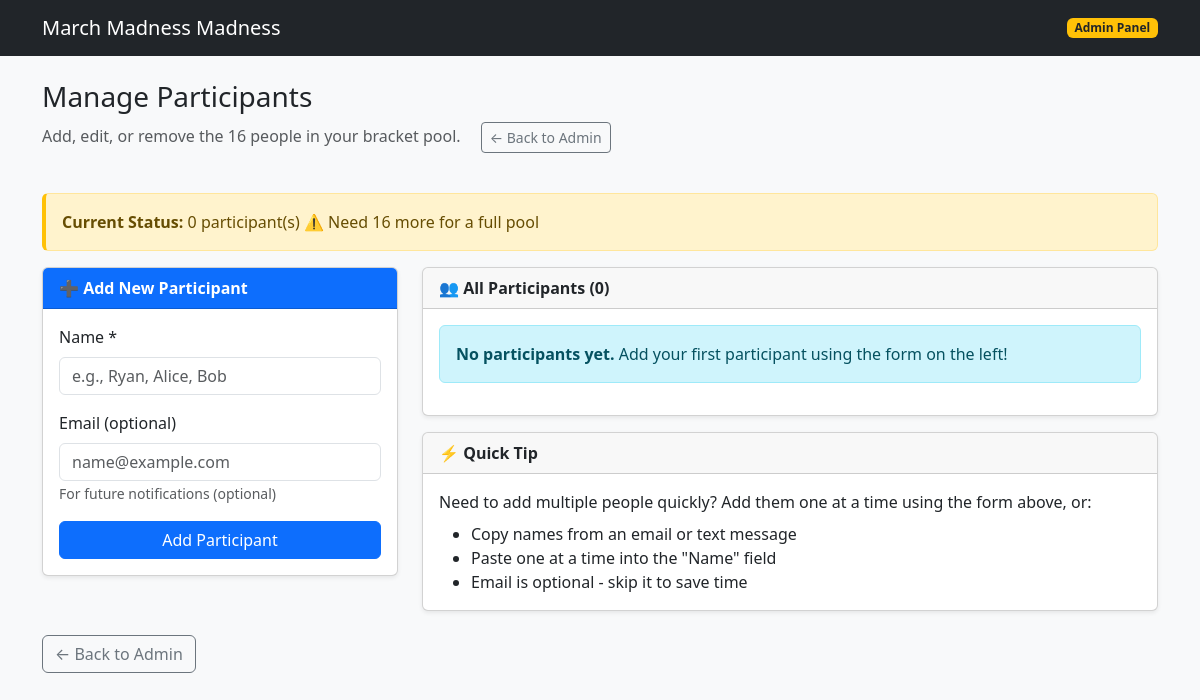
Page /admin/participants on the earlier database version.
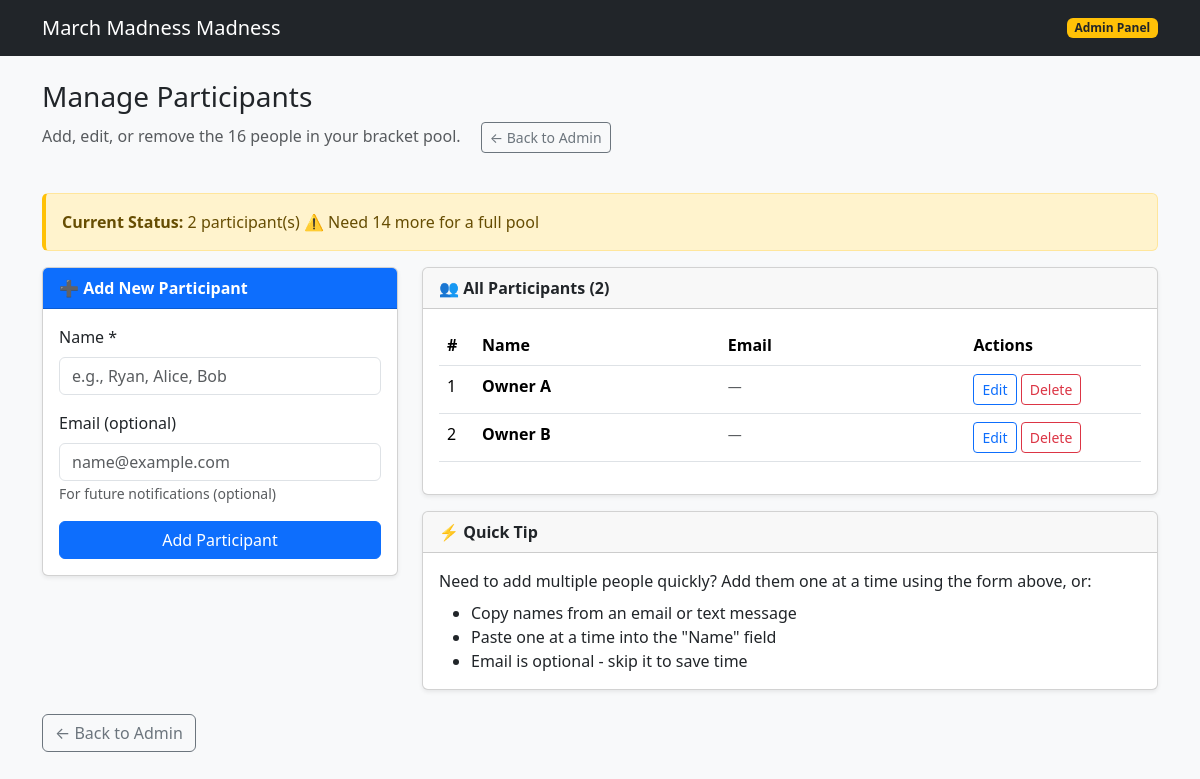
Same page on the later database version.
### models.py (models this page shows, shortened)
class Participant(db.Model):
    id = db.Column(db.Integer, primary_key=True)
    name = db.Column(db.String(100), nullable=False, unique=True)
    email = db.Column(db.String(120), nullable=True)

### app.py (the view)
    @app.route("/admin/participants")
    def admin_participants():
        from flask import render_template
        from models import Participant
        participants = Participant.query.order_by(Participant.name.asc()).all()
        return render_template(
            "admin_participants.html",
            participants=participants
        )

### templates/admin_participants.html (shortened to what the changed rows need)
<!DOCTYPE html>
<html lang="en">
<head>
  <link
    href="https://cdn.jsdelivr.net/npm/bootstrap@5.3.3/dist/css/bootstrap.min.css"
    rel="stylesheet"
  />
  <link rel="stylesheet" href="{{ url_for('static', filename='style.css') }}" />
</head>
<body class="bg-light">
  <main class="container py-4">
    <div class="row mb-4">
      <div class="col">
        <h1 class="h3">Manage Participants</h1>
      </div>
    </div>
    <div class="alert {% if participants|length == 16 %}alert-success{% elif participants|length < 16 %}alert-warning{% else %}alert-danger{% endif %}">
      <strong>Current Status:</strong>
      {{ participants|length }} participant(s)
      {% if participants|length == 16 %}
        ✅ Ready for draft!
      {% elif participants|length < 16 %}
        ⚠️ Need {{ 16 - participants|length }} more for a full pool
      {% else %}
        ❌ Too many participants (need exactly 16)
      {% endif %}
    </div>
    <div class="row">
      <div class="col-md-4 mb-4">
      </div>
      <div class="col-md-8">
        <div class="card shadow-sm">
          <div class="card-header">
            <strong>👥 All Participants ({{ participants|length }})</strong>
          </div>
          <div class="card-body">
            {% if participants %}
              <div class="table-responsive">
                <table class="table table-hover participants-table">
                  <thead>
                    <tr>
                      <th>#</th>
                      <th>Name</th>
                      <th>Email</th>
                      <th>Actions</th>
                    </tr>
                  </thead>
                  <tbody>
                    {% for participant in participants %}
                    <tr>
                      <td>{{ loop.index }}</td>
                      <td>
                        <strong>{{ participant.name }}</strong>
                      </td>
                      <td>
                        <small class="text-muted">{{ participant.email or '—' }}</small>
                      </td>
                      <td>
                        <button
                          class="btn btn-sm btn-outline-primary"
                          data-bs-toggle="modal"
                          data-bs-target="#editModal{{ participant.id }}"
                        >
                          Edit
                        </button>
                        <form
                          method="post"
                          action="{{ url_for('admin_participants_delete', participant_id=participant.id) }}"
                          class="inline-form"
                          onsubmit="return confirm('Delete {{ participant.name }}? This cannot be undone.');"
                        >
                          <button type="submit" class="btn btn-sm btn-outline-danger">
                            Delete
                          </button>
                        </form>
                      </td>
                    </tr>
                    {% endfor %}
                  </tbody>
                </table>
              </div>
            {% else %}
              <div class="alert alert-info">
                <strong>No participants yet.</strong> Add your first participant using the form on the left!
              </div>
            {% endif %}
          </div>
        </div>
      </div>
    </div>
    <div class="mt-4">
      <a href="{{ url_for('admin') }}" class="btn btn-outline-secondary">← Back to Admin</a>
    </div>
  </main>
</body>
</html>

Differences in the rows shown:
added Participant: name "Owner A", email "—"
added Participant: name "Owner B", email "—"
Other differences:
{{ participants|length }}: "0" → "2"
{{ 16 - participants|length }}: "16" → "14"
text no longer shown: "No participants yet. Add your first participant using the form on the left!"
text now shown: "# Name Email Actions"
